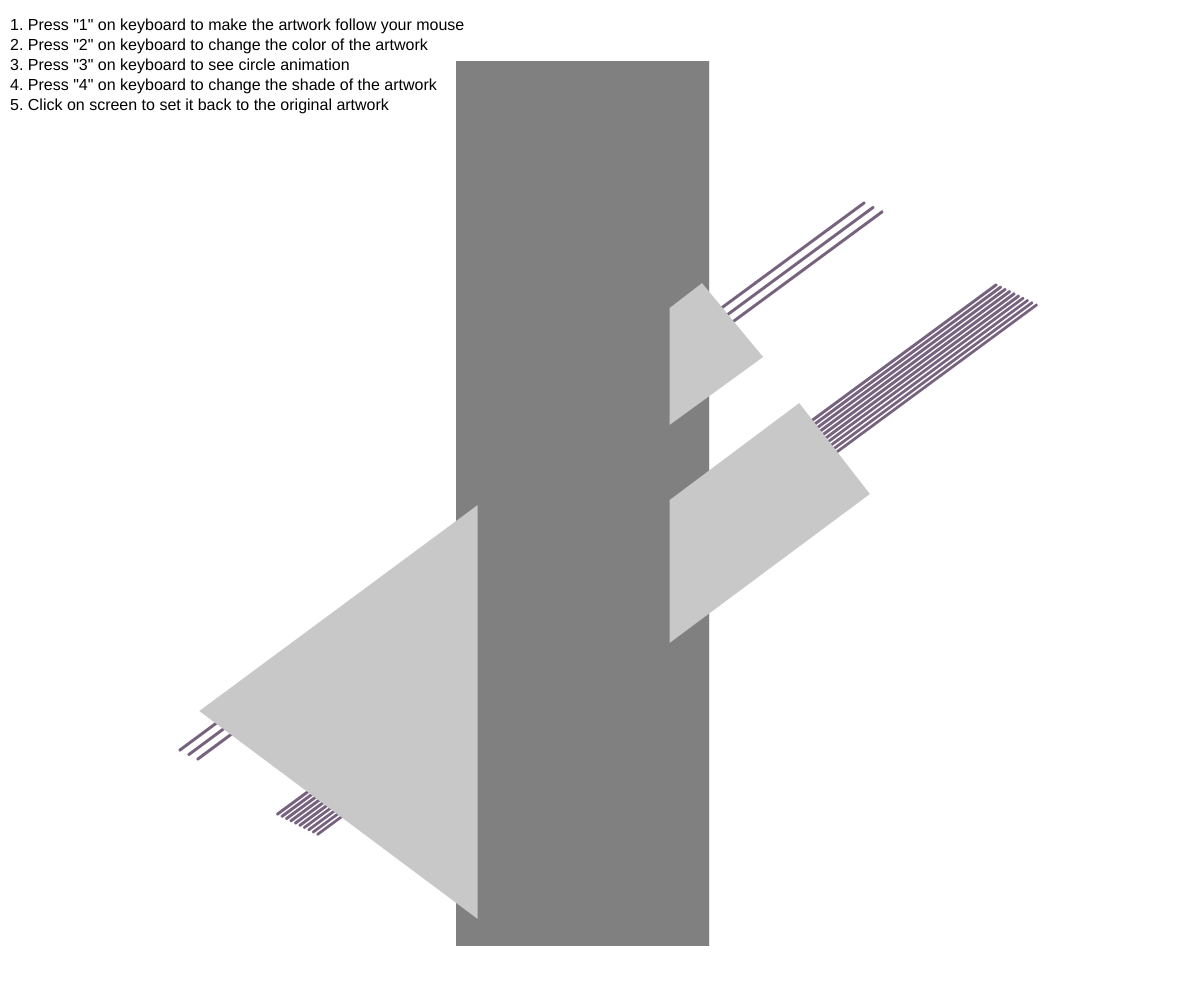
Frame 1 (no input)
Frame 60 (no input): identical to frame 1, image omitted
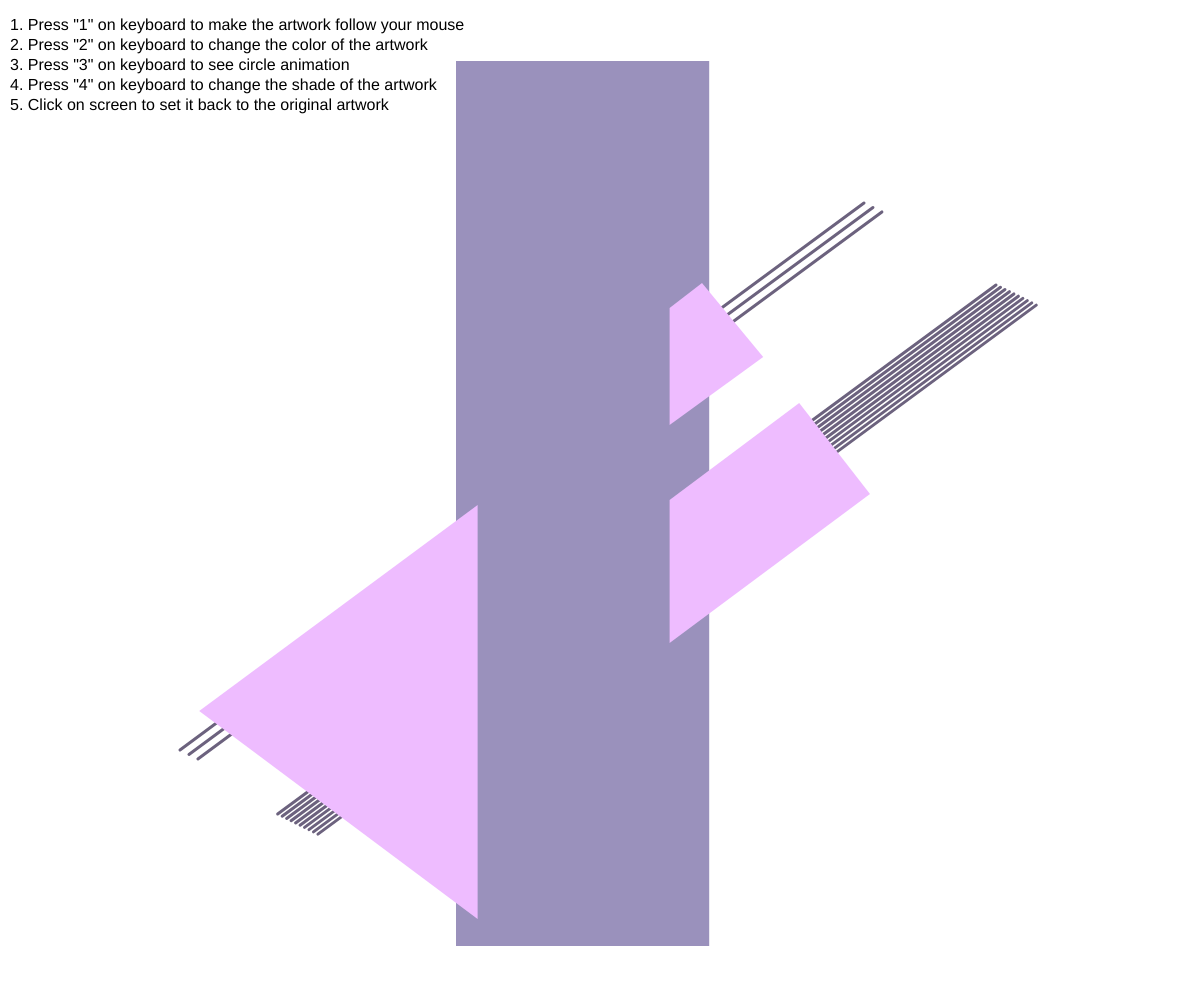
Frame 120 (the mouse pressed at the canvas centre since frame 60)

The p5.js sketch that drew these frames (run headless with seeded random() and noise() and a simulated clock; from frame 60 on, the mouse is pressed at the canvas centre):

// p5.js sketch
// ── sketch.js
//This class draws groups of lines using a class.
//In this class, the start points'X location, start points'Y location, end points'X location, end points'Y location, angle, number of lines in each group, color, space, strokeWeight
//are used as parameters.
class lineGroup {
  constructor(startX, startY, endX, endY, angle, numLines, color, space, strokeWeight) {
    this.startX = startX;
    this.startY = startY;
    this.endX = endX;
    this.endY = endY;
    this.angle = angle;
    this.numLines = numLines;
    this.color = color;
    this.lineSpacing = space; 
    this.strokeWeight = strokeWeight;
  }

  draw(offsetX = 0, offsetY = 0) {
    stroke(this.color); // Set the color of the lines.
    strokeWeight(this.strokeWeight); // Set the line thickness.

    // Draw each line in the group at an offset based on line spacing and angle.
    for (let i = 0; i < this.numLines; i++) {
      let lineOffsetX = cos(this.angle) * this.lineSpacing * i;
      let lineOffsetY = sin(this.angle) * this.lineSpacing * i;

      // Draw the line with the calculated offsets and additional mouse offset.
      line(this.startX + lineOffsetX + offsetX, this.startY + lineOffsetY + offsetY, 
           this.endX + lineOffsetX + offsetX, this.endY + lineOffsetY + offsetY);
    }
  }
}

class MovingCircle {
  constructor(x, y, angle) {
    this.x = x;
    this.y = y;
    this.angle = angle;
    this.speed = 3;
    this.color = color(random(255), random(255), random(255)); // Assign a random color
  }

  update() {
    // Move the circle along its angle
    this.x += cos(this.angle) * this.speed;
    this.y += sin(this.angle) * this.speed;

    // Reset position if it goes out of bounds
    if (this.y > height || this.x < 0 || this.x > width || this.y < 0) {
      this.y = random(height); // Restart at random Y position
      this.x = random(width);  // Restart at random X position
    }
  }

  draw() {
    fill(this.color); // Use the random color
    noStroke();
    ellipse(this.x, this.y, 20, 20);
  }
}

// Storing the line groups and moving circle into arrays
let groups = [];
// Define moving circle array globally
let movingCircles = []; 
// operation mode is defined
let operationMode = ""; 
let colorMiddle
let colorTop; // Colors for middle and top layers

function setup() {
  createCanvas(windowWidth, windowHeight);
  background(255);

  colorMiddle = color(128); // Initial shade of gray for middle layer.
  colorTop = color(200); // Initial lighter shade of gray for top layer.

  drawLineGroups(); // Draw the initial set of line groups.
}

function draw() {
  background(255); // Clear the canvas each frame.

  // show instruction text at the top left of the screen
  displayInstructions();

  let offsetX = 0;
  let offsetY = 0;

  if (operationMode == "follow") {
    // Calculate offsets to make artwork follow the mouse
    offsetX = mouseX - windowWidth / 2;
    offsetY = mouseY - windowHeight / 2;
  }

  // Draw all base layer line groups with offset
  for (let group of groups) {
    group.draw(offsetX, offsetY);
  }

  // Draw the middle and top layers with offsets.
  drawMiddleLayer(offsetX, offsetY);
  drawTopLayer(offsetX, offsetY);

  // Draw and update moving prototypes if mode is 'animate'
  if (operationMode === "animate") {
    for (let circle of movingCircles) {
      circle.update();
      circle.draw();
    }
  }
}

function drawLineGroups() {
  // Clear existing groups when resizing
  groups = [];

  let baseLayer1StartX = 0.15 * windowWidth;
  let baseLayer1StartY = 0.75 * windowHeight;
  let baseLayer1EndX = 0.544 * windowWidth;
  let baseLayer1EndY = 0.4 * windowHeight;
  let baseLayer1Angle = PI / 6.78;

  let baseLayer2StartX = 0.582 * windowWidth;
  let baseLayer2StartY = 0.325 * windowHeight;
  let baseLayer2EndX = 0.72 * windowWidth;
  let baseLayer2EndY = 0.203 * windowHeight;
  let baseLayer2Angle = PI / 6.78;

  let baseLayer3StartX = 0.2314 * windowWidth;
  let baseLayer3StartY = 0.814 * windowHeight;
  let baseLayer3EndX = 0.83 * windowWidth;
  let baseLayer3EndY = 0.285 * windowHeight;
  let baseLayer3Angle = PI / 6.78;

   // Set a random color for the base layer.
  let colorBase = color(random(98, 126), 98, 126);

  // Add new line groups to the groups array with specified properties.
  groups.push(new lineGroup(baseLayer1StartX, baseLayer1StartY, baseLayer1EndX, baseLayer1EndY, baseLayer1Angle, 3, colorBase, 10, 3));
  groups.push(new lineGroup(baseLayer2StartX, baseLayer2StartY, baseLayer2EndX, baseLayer2EndY, baseLayer2Angle, 3, colorBase, 10, 3));
  groups.push(new lineGroup(baseLayer3StartX, baseLayer3StartY, baseLayer3EndX, baseLayer3EndY, baseLayer3Angle, 10, colorBase, 5, 3));
}

function drawMiddleLayer(offsetX = 0, offsetY = 0) {
  // Draw a rectangle as the middle layer in the specified location and size.
  let middleLayerX = 0.38 * windowWidth + offsetX;
  let middleLayerY = 0.061 * windowHeight + offsetY;
  let middleLayerWidth = 0.211 * windowWidth;
  let middleLayerHeight = 0.885 * windowHeight;


  // to set up the user input mode as change the shade of the image
  if (operationMode === "shadeChange") {
    // Map mouseX and mouseY to grayscale values
    let grayscale = map(mouseX, 0, width, 0, 255); // Map to grayscale for black to white shades
    colorMiddle = color(grayscale); // Set middle layer to the mapped grayscale value
    colorTop = color(255 - grayscale); // Set top layer to an inverse grayscale for contrast
  }

  noStroke();
  fill(colorMiddle);
  rect(middleLayerX, middleLayerY, middleLayerWidth, middleLayerHeight);
}


function drawTopLayer(offsetX = 0, offsetY = 0) {

  // Draw a triangle as part of the top layer.
  fill(colorTop); 
  triangle(
    0.398 * windowWidth + offsetX, 0.505 * windowHeight + offsetY,
    0.166 * windowWidth + offsetX, 0.711 * windowHeight + offsetY,
    0.398 * windowWidth + offsetX, 0.919 * windowHeight + offsetY
  );

   // Draw first quadrilateral as part of the top layer.
  quad(
    0.558 * windowWidth + offsetX, 0.308 * windowHeight + offsetY,
    0.585 * windowWidth + offsetX, 0.283 * windowHeight + offsetY,
    0.636 * windowWidth + offsetX, 0.357 * windowHeight + offsetY,
    0.558 * windowWidth + offsetX, 0.425 * windowHeight + offsetY
  );

  quad(
    0.558 * windowWidth + offsetX, 0.5 * windowHeight + offsetY,
    0.558 * windowWidth + offsetX, 0.643 * windowHeight + offsetY,
    0.725 * windowWidth + offsetX, 0.494 * windowHeight + offsetY,
    0.666 * windowWidth + offsetX, 0.403 * windowHeight + offsetY
  );
}

function windowResized() {
  resizeCanvas(windowWidth, windowHeight);
  drawLineGroups();
}

function mousePressed() {
  // Reset everything to the original artwork
  operationMode = ""; // Reset mode
  colorMiddle = color(random(145, 188), 145, 188); // Original color for middle
  colorTop = color(random(188, 255), 188, 255); // Original color for top
  drawLineGroups(); // Redraw the line groups
  movingCircles = []; // Clear prototypes array
}

function keyPressed() {
  if (key == "1") {
    operationMode = "follow"; 
  } else if (key == "2") {
    colorMiddle = color(random(145, 188), random(145, 188), random(145, 188));
    colorTop = color(random(188, 255), random(188, 255), random(188, 255));
  } else if (key == "3") {
    operationMode = "animate";
    movingCircles = [];

    // Create 10 circles, each moving in the opposite direction of the lineGroup angle
    for (let group of groups) {
      for (let i = 0; i < 10; i++) {
        let startX = group.startX;
        let startY = group.startY;
        let oppositeAngle = group.angle + PI; // Reverse the angle
        movingCircles.push(new MovingCircle(startX, startY, oppositeAngle));
      }
    }
  } else if (key == "4") {
    operationMode = "shadeChange"; // Set mode for shade-changing rectangle
  }
}

// Function to show instruction text on the canvas
function displayInstructions() {
  fill(0); // Set text color to black
  textSize(16); // Set text size
  textAlign(LEFT); // Align text to the left
  text(
    '1. Press "1" on keyboard to make the artwork follow your mouse\n' +
    '2. Press "2" on keyboard to change the color of the artwork\n' +
    '3. Press "3" on keyboard to see circle animation\n' +
    '4. Press "4" on keyboard to change the shade of the artwork\n' +
    '5. Click on screen to set it back to the original artwork',
    10, 30 // Position in the top-left corner with a small margin
  );
}
